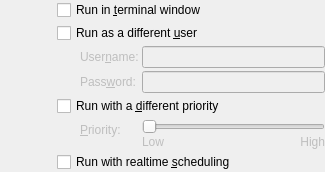
<ui version="4.0" >
 <class>shellOptions</class>
 <widget class="QWidget" name="shellOptions" >
  <property name="geometry" >
   <rect>
    <x>0</x>
    <y>0</y>
    <width>325</width>
    <height>162</height>
   </rect>
  </property>
  <property name="sizePolicy" >
   <sizepolicy>
    <hsizetype>5</hsizetype>
    <vsizetype>5</vsizetype>
    <horstretch>0</horstretch>
    <verstretch>0</verstretch>
   </sizepolicy>
  </property>
  <layout class="QGridLayout" >
   <property name="margin" >
    <number>0</number>
   </property>
   <property name="spacing" >
    <number>3</number>
   </property>
   <item rowspan="5" row="0" column="0" colspan="2" >
    <layout class="QHBoxLayout" >
     <property name="margin" >
      <number>0</number>
     </property>
     <property name="spacing" >
      <number>3</number>
     </property>
     <item>
      <spacer>
       <property name="orientation" >
        <enum>Qt::Horizontal</enum>
       </property>
       <property name="sizeType" >
        <enum>QSizePolicy::Fixed</enum>
       </property>
       <property name="sizeHint" >
        <size>
         <width>57</width>
         <height>20</height>
        </size>
       </property>
      </spacer>
     </item>
     <item>
      <widget class="QFrame" name="gbAdvanced" >
       <property name="frameShape" >
        <enum>QFrame::NoFrame</enum>
       </property>
       <property name="frameShadow" >
        <enum>QFrame::Raised</enum>
       </property>
       <layout class="QGridLayout" >
        <property name="margin" >
         <number>0</number>
        </property>
        <property name="spacing" >
         <number>3</number>
        </property>
        <item row="6" column="0" >
         <spacer>
          <property name="orientation" >
           <enum>Qt::Horizontal</enum>
          </property>
          <property name="sizeType" >
           <enum>QSizePolicy::Fixed</enum>
          </property>
          <property name="sizeHint" >
           <size>
            <width>20</width>
            <height>30</height>
           </size>
          </property>
         </spacer>
        </item>
        <item row="7" column="0" colspan="4" >
         <widget class="QCheckBox" name="cbRealtime" >
          <property name="whatsThis" >
           <string>&lt;qt>Select whether realtime scheduling should be enabled for the application. The scheduler governs which process will run and which will have to wait. Two schedulers are available:
&lt;ul>
&lt;li>&lt;em>Normal:&lt;/em> This is the standard, timesharing scheduler. It will divide fairly the available processing time between all processes.&lt;/li>
&lt;li>&lt;em>Realtime:&lt;/em>This scheduler will run your application uninterrupted until it gives up the processor. This can be dangerous. An application that does not give up the processor might hang the system. You need root's password to use the scheduler.&lt;/li>
&lt;/ul>
&lt;/qt></string>
          </property>
          <property name="text" >
           <string>Run with realtime &amp;scheduling</string>
          </property>
         </widget>
        </item>
        <item row="3" column="1" >
         <widget class="QLabel" name="lbUsername" >
          <property name="enabled" >
           <bool>false</bool>
          </property>
          <property name="sizePolicy" >
           <sizepolicy>
            <hsizetype>1</hsizetype>
            <vsizetype>5</vsizetype>
            <horstretch>0</horstretch>
            <verstretch>0</verstretch>
           </sizepolicy>
          </property>
          <property name="whatsThis" >
           <string>Enter the user you want to run the application as here.</string>
          </property>
          <property name="text" >
           <string>User&amp;name:</string>
          </property>
          <property name="buddy" >
           <cstring>leUsername</cstring>
          </property>
         </widget>
        </item>
        <item row="4" column="2" colspan="2" >
         <widget class="KLineEdit" name="lePassword" >
          <property name="enabled" >
           <bool>false</bool>
          </property>
          <property name="sizePolicy" >
           <sizepolicy>
            <hsizetype>5</hsizetype>
            <vsizetype>0</vsizetype>
            <horstretch>5</horstretch>
            <verstretch>0</verstretch>
           </sizepolicy>
          </property>
          <property name="whatsThis" >
           <string>Enter the password here for the user you specified above.</string>
          </property>
         </widget>
        </item>
        <item row="4" column="1" >
         <widget class="QLabel" name="lbPassword" >
          <property name="enabled" >
           <bool>false</bool>
          </property>
          <property name="sizePolicy" >
           <sizepolicy>
            <hsizetype>1</hsizetype>
            <vsizetype>5</vsizetype>
            <horstretch>0</horstretch>
            <verstretch>0</verstretch>
           </sizepolicy>
          </property>
          <property name="whatsThis" >
           <string>Enter the password here for the user you specified above.</string>
          </property>
          <property name="text" >
           <string>Pass&amp;word:</string>
          </property>
          <property name="buddy" >
           <cstring>lePassword</cstring>
          </property>
         </widget>
        </item>
        <item row="1" column="0" colspan="4" >
         <widget class="QCheckBox" name="cbRunInTerminal" >
          <property name="whatsThis" >
           <string>Check this option if the application you want to run is a text mode application. The application will then be run in a terminal emulator window.</string>
          </property>
          <property name="text" >
           <string>Run in &amp;terminal window</string>
          </property>
         </widget>
        </item>
        <item row="6" column="1" >
         <layout class="QVBoxLayout" >
          <property name="margin" >
           <number>0</number>
          </property>
          <property name="spacing" >
           <number>3</number>
          </property>
          <item>
           <widget class="QLabel" name="textLabel1" >
            <property name="enabled" >
             <bool>false</bool>
            </property>
            <property name="whatsThis" >
             <string>The priority that the command will be run with can be set here. From left to right, it goes from low to high. The center position is the default value. For priorities higher than the default, you will need to provide the root password.</string>
            </property>
            <property name="text" >
             <string>&amp;Priority:</string>
            </property>
            <property name="buddy" >
             <cstring>slPriority</cstring>
            </property>
           </widget>
          </item>
          <item>
           <spacer>
            <property name="orientation" >
             <enum>Qt::Vertical</enum>
            </property>
            <property name="sizeType" >
             <enum>QSizePolicy::Minimum</enum>
            </property>
            <property name="sizeHint" >
             <size>
              <width>20</width>
              <height>9</height>
             </size>
            </property>
           </spacer>
          </item>
         </layout>
        </item>
        <item row="5" column="0" colspan="4" >
         <widget class="QCheckBox" name="cbPriority" >
          <property name="whatsThis" >
           <string>Check this option if you want to run the application with a different priority. A higher priority tells the operating system to give more processing time to your application.</string>
          </property>
          <property name="text" >
           <string>Run with a &amp;different priority</string>
          </property>
         </widget>
        </item>
        <item row="3" column="2" colspan="2" >
         <widget class="KLineEdit" name="leUsername" >
          <property name="enabled" >
           <bool>false</bool>
          </property>
          <property name="sizePolicy" >
           <sizepolicy>
            <hsizetype>5</hsizetype>
            <vsizetype>0</vsizetype>
            <horstretch>5</horstretch>
            <verstretch>0</verstretch>
           </sizepolicy>
          </property>
          <property name="whatsThis" >
           <string>Enter the user you want to run the application as here.</string>
          </property>
         </widget>
        </item>
        <item row="6" column="2" colspan="2" >
         <layout class="QGridLayout" >
          <property name="margin" >
           <number>0</number>
          </property>
          <property name="spacing" >
           <number>0</number>
          </property>
          <item row="1" column="0" >
           <widget class="QLabel" name="lbLowPriority" >
            <property name="enabled" >
             <bool>false</bool>
            </property>
            <property name="whatsThis" >
             <string>The priority that the command will be run with can be set here. From left to right, it goes from low to high. The center position is the default value. For priorities higher than the default, you will need to provide the root password.</string>
            </property>
            <property name="text" >
             <string>Low</string>
            </property>
           </widget>
          </item>
          <item row="1" column="1" >
           <widget class="QLabel" name="lbHighPriority" >
            <property name="enabled" >
             <bool>false</bool>
            </property>
            <property name="whatsThis" >
             <string>The priority that the command will be run with can be set here. From left to right, it goes from low to high. The center position is the default value. For priorities higher than the default, you will need to provide the root password.</string>
            </property>
            <property name="text" >
             <string>High</string>
            </property>
            <property name="alignment" >
             <set>Qt::AlignRight|Qt::AlignTrailing|Qt::AlignVCenter</set>
            </property>
           </widget>
          </item>
          <item row="0" column="0" colspan="2" >
           <widget class="QSlider" name="slPriority" >
            <property name="enabled" >
             <bool>false</bool>
            </property>
            <property name="sizePolicy" >
             <sizepolicy>
              <hsizetype>5</hsizetype>
              <vsizetype>0</vsizetype>
              <horstretch>1</horstretch>
              <verstretch>0</verstretch>
             </sizepolicy>
            </property>
            <property name="whatsThis" >
             <string>The priority that the command will be run with can be set here. From left to right, it goes from low to high. The center position is the default value. For priorities higher than the default, you will need to provide the root password.</string>
            </property>
            <property name="singleStep" >
             <number>5</number>
            </property>
            <property name="orientation" >
             <enum>Qt::Horizontal</enum>
            </property>
           </widget>
          </item>
         </layout>
        </item>
        <item row="2" column="0" colspan="4" >
         <widget class="QCheckBox" name="cbRunAsOther" >
          <property name="whatsThis" >
           <string>Check this option if you want to run the application with a different user id. Every process has a user id associated with it. This id code determines file access and other permissions. The password of the user is required to do this.</string>
          </property>
          <property name="text" >
           <string>Run as a different &amp;user</string>
          </property>
         </widget>
        </item>
        <item rowspan="2" row="3" column="0" >
         <spacer>
          <property name="orientation" >
           <enum>Qt::Horizontal</enum>
          </property>
          <property name="sizeType" >
           <enum>QSizePolicy::Fixed</enum>
          </property>
          <property name="sizeHint" >
           <size>
            <width>20</width>
            <height>40</height>
           </size>
          </property>
         </spacer>
        </item>
       </layout>
      </widget>
     </item>
    </layout>
   </item>
  </layout>
 </widget>
 <layoutdefault spacing="3" margin="6" />
 <layoutfunction spacing="KDialog::spacingHint" margin="KDialog::marginHint" />
 <pixmapfunction>BarIcon</pixmapfunction>
 <customwidgets>
  <customwidget>
   <class>KLineEdit</class>
   <extends>QLineEdit</extends>
   <header>klineedit.h</header>
  </customwidget>
 </customwidgets>
 <tabstops>
  <tabstop>cbRunInTerminal</tabstop>
  <tabstop>cbRunAsOther</tabstop>
  <tabstop>leUsername</tabstop>
  <tabstop>lePassword</tabstop>
  <tabstop>cbPriority</tabstop>
  <tabstop>slPriority</tabstop>
 </tabstops>
 <includes>
  <include location="global" >fixx11h.h</include>
 </includes>
 <resources/>
 <connections>
  <connection>
   <sender>cbRunAsOther</sender>
   <signal>toggled(bool)</signal>
   <receiver>lbUsername</receiver>
   <slot>setEnabled(bool)</slot>
   <hints>
    <hint type="sourcelabel" >
     <x>92</x>
     <y>36</y>
    </hint>
    <hint type="destinationlabel" >
     <x>96</x>
     <y>62</y>
    </hint>
   </hints>
  </connection>
  <connection>
   <sender>cbRunAsOther</sender>
   <signal>toggled(bool)</signal>
   <receiver>leUsername</receiver>
   <slot>setEnabled(bool)</slot>
   <hints>
    <hint type="sourcelabel" >
     <x>66</x>
     <y>39</y>
    </hint>
    <hint type="destinationlabel" >
     <x>188</x>
     <y>62</y>
    </hint>
   </hints>
  </connection>
  <connection>
   <sender>cbRunAsOther</sender>
   <signal>toggled(bool)</signal>
   <receiver>lbPassword</receiver>
   <slot>setEnabled(bool)</slot>
   <hints>
    <hint type="sourcelabel" >
     <x>81</x>
     <y>45</y>
    </hint>
    <hint type="destinationlabel" >
     <x>119</x>
     <y>78</y>
    </hint>
   </hints>
  </connection>
  <connection>
   <sender>cbRunAsOther</sender>
   <signal>toggled(bool)</signal>
   <receiver>lePassword</receiver>
   <slot>setEnabled(bool)</slot>
   <hints>
    <hint type="sourcelabel" >
     <x>114</x>
     <y>41</y>
    </hint>
    <hint type="destinationlabel" >
     <x>221</x>
     <y>77</y>
    </hint>
   </hints>
  </connection>
 </connections>
</ui>
